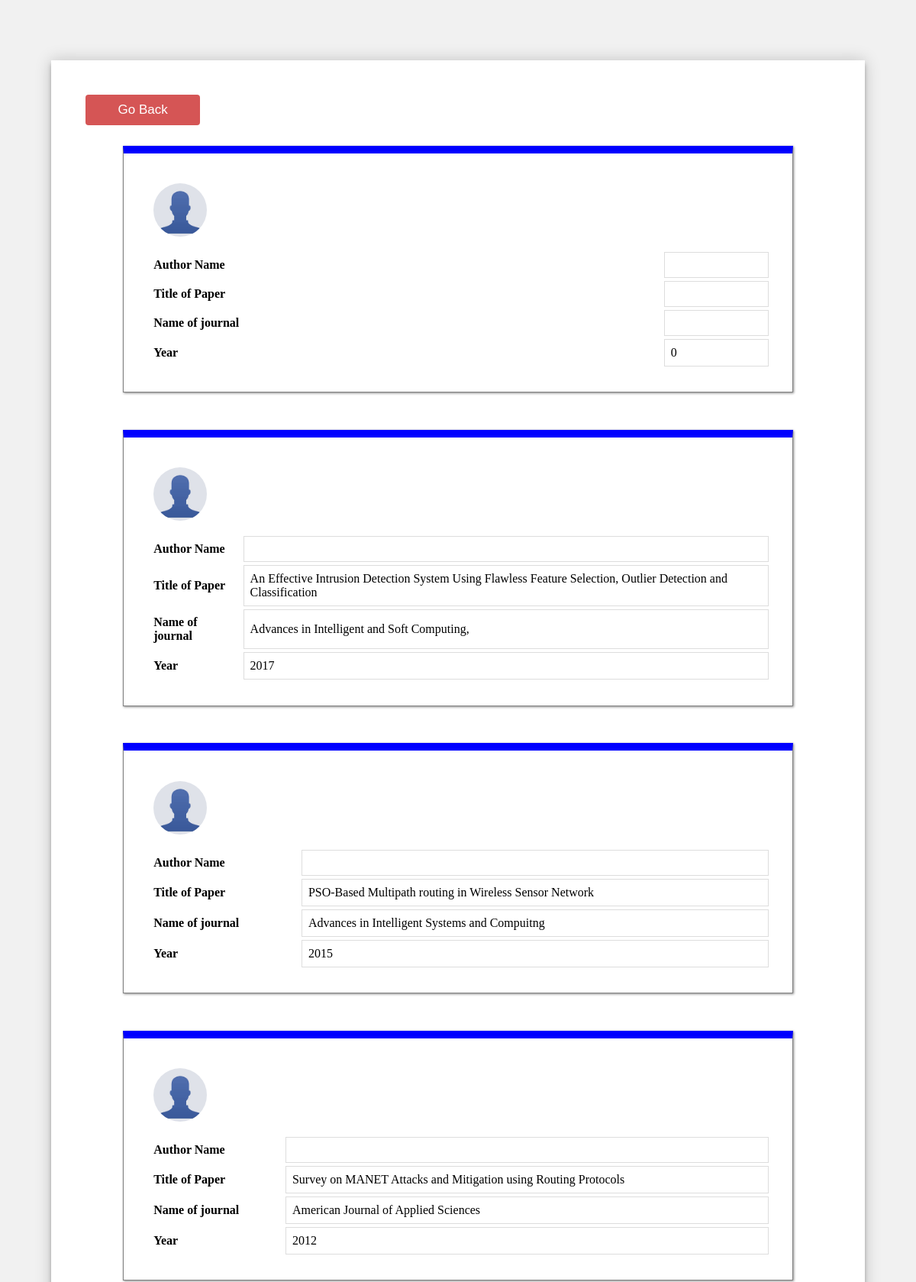
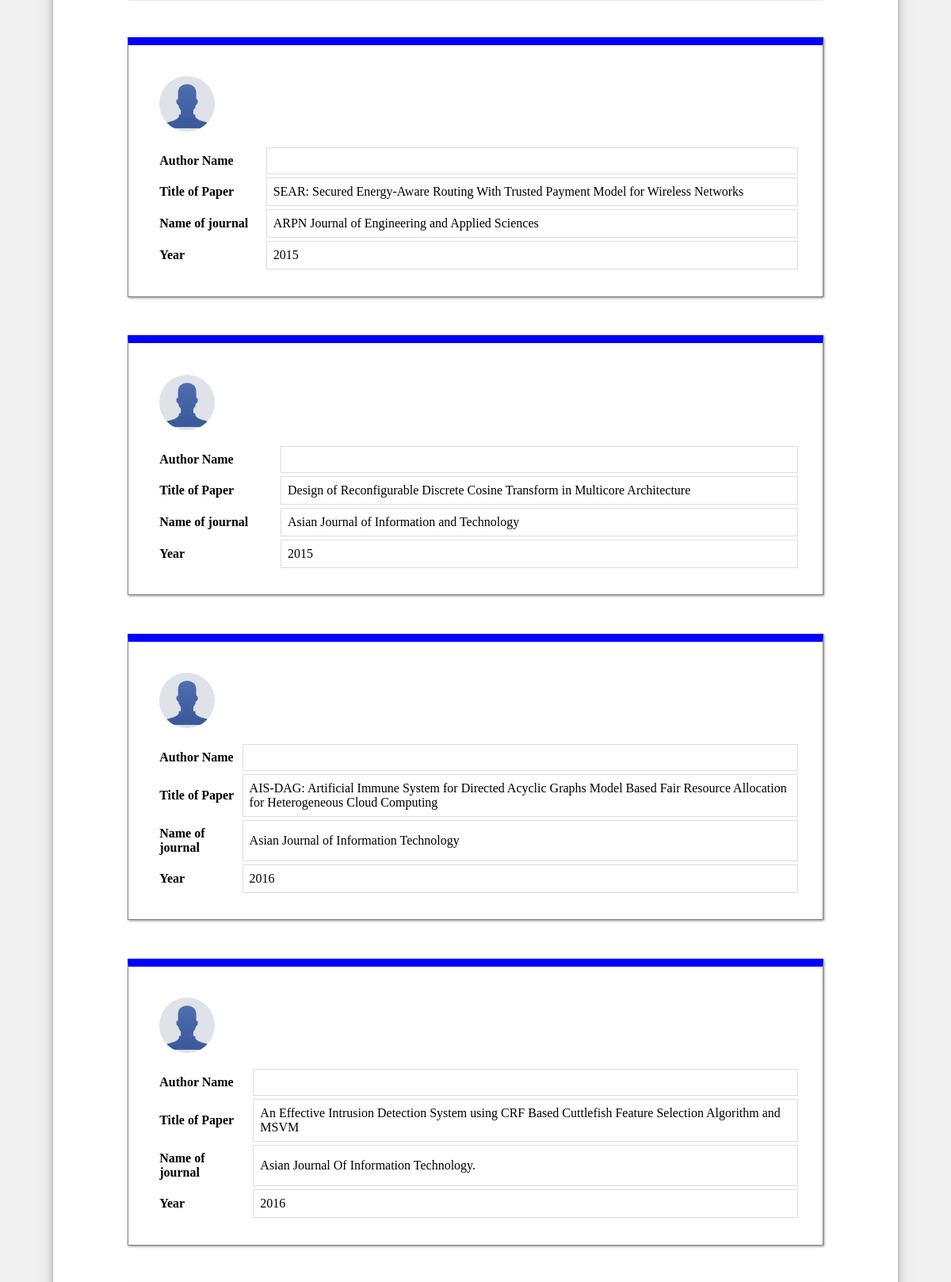
Screenshot of /publications_final/display2.php (upper part) with the database file from the repository (2 pictures, top to bottom).
### tables this page shows
CREATE TABLE `journal_details` (
  `nature` varchar(255) NOT NULL,
  `conference` varchar(255) NOT NULL,
  `precedence` varchar(255) NOT NULL,
  `name` varchar(255) NOT NULL,
  `title` varchar(255) NOT NULL,
  `journal` varchar(255) NOT NULL,
  `volume` int(10) NOT NULL,
  `issue` int(10) NOT NULL,
  `pfrom` int(10) NOT NULL,
  `pto` int(10) NOT NULL,
  `issn` int(10) NOT NULL,
  `month` int(10) NOT NULL,
  `year` int(10) NOT NULL,
  `ugc` int(10) NOT NULL,
  `sij` int(10) NOT NULL
);

### publications_final/display2.php (the view, shortened to what this page needs)
<!DOCTYPE html>
<html>
<head>
	 <link rel="stylesheet" href="css/style2.css">
<link rel="stylesheet" href="css/style5.css">
</head>
<body>
  <div class="login-page">
  <div class="form">
	<a href="staffwithyear.php"> <button type="button" name="submit" class="button" style="float:left;"><span>Go Back</span></button></a><br>
<?php
$name=$_POST["name"];
$tname=$_POST["year"];
if($tname==null)
{
		$sql="SELECT * FROM journal_details WHERE name='$name'";
}
else
{
	$sql="SELECT * FROM journal_details WHERE year='$tname' and name='$name'";
}
$db= mysqli_connect('localhost',"Adarsh","",'Publication');
$result=mysqli_query($db,$sql);
if(mysqli_num_rows($result)>0)
	{
		while($row=mysqli_fetch_array($result))
			{
				echo "<div id='mainbox'>
					<div class='card'>
  					<img src='images/profile_pic.jpg' alt='' />
  					";
						echo"<table>";
						echo "<th></th>";
						echo "<th></th>";
				echo "<br/>";
				echo "<tr>";
			echo"<td>Author Name</td>"; echo "<td>".$row['name']."</td>"; echo"<tr/>";
			echo "<tr>";echo"<td>Title of Paper</td>";echo "<td>".$row['title']."</td>";echo"<tr/>";
			echo "<tr>";echo"<td>Name of journal</td>";echo "<td>".$row['journal']."</td>"; echo"<tr/>";
			echo "<tr>";echo"<td>Year</td>";echo "<td>".$row['year']."</td>"; echo"<tr/>";
				echo "</table>";
						echo"</div>
						</div>";
			}
}
?>
</div>
</div>
</body>
</html>

### publications_final/css/style2.css (style rules this page uses)
.card { width: auto; border: 1px solid gray; box-shadow: 1px 1px 3px #888; border-top: 10px solid blue; min-height: 220px; padding: 3%; margin:5%; }
img { border-radius: 50%; width: 70px; margin: 10px; }
table { width: 100%; }
td { padding:8px; text-align: left; }
td:first-child { font-weight: bold; }
td:nth-child(even) { border-right: 1.2px solid #ddd; border-left: 1.2px solid #ddd; border-bottom: 1.2px solid #ddd; border-top: 1.2px solid #ddd; }
body { background: #f1f1f1; -webkit-font-smoothing: antialiased; -moz-osx-font-smoothing: grayscale; }
#mainbox { font-family: calibri; box-sizing: border-box; justify-content: center; }

### publications_final/css/style5.css (style rules this page uses)
.login-page { width:auto; padding: 8% 0 0; margin: auto; }
.form { position: relative; background: #FFFFFF; width:auto; margin-top:-2%; margin-left:5%; margin-right:5%; padding: 45px; text-align: justify; box-shadow: 0 0 20px 0 rgba(0, 0, 0, 0.2), 0 5px 5px 0 rgba(0, 0, 0, 0.24); }
body { text-align:right; background: #f1f1f1; -webkit-font-smoothing: antialiased; -moz-osx-font-smoothing: grayscale; }

### publications_final/display2.php (style rules this page uses)
.button { width:150px; border-radius: 4px; background-color:#d55555; border: none; color: #FFFFFF; text-align: center; font-size: 17px; padding: 10px; transition: all 0.5s; cursor: pointer; margin-left:0px; }
.button span { cursor: pointer; display: inline-block; position: relative; transition: 0.5s; }
.button span:after { content: '\00bb'; position: absolute; opacity: 0; top: 0; right: -15px; transition: 0.5s; }

### rows the page displays
journal_details: year "0"
journal_details: title "An Effective Intrusion Detection System Using Flawless Feature Selection, Outlier Detection and Classification", journal "Advances in Intelligent and Soft Computing,", year "2017"
journal_details: title "PSO-Based Multipath routing in Wireless Sensor Network", journal "Advances in Intelligent Systems and Compuitng", year "2015"
journal_details: title "Survey on MANET Attacks and Mitigation using Routing Protocols", journal "American Journal of Applied Sciences", year "2012"
journal_details: title "SEAR: Secured Energy-Aware Routing With Trusted Payment Model for Wireless Networks", journal "ARPN Journal of Engineering and Applied Sciences", year "2015"
journal_details: title "Design of Reconfigurable Discrete Cosine Transform in Multicore Architecture", journal "Asian Journal of Information and Technology", year "2015"
journal_details: title "AIS-DAG: Artificial Immune System for Directed Acyclic Graphs Model Based Fair Resource Allocation for Heterogeneous Cloud Computing", journal "Asian Journal of Information Technology", year "2016"
journal_details: title "An Effective Intrusion Detection System using CRF Based Cuttlefish Feature Selection Algorithm and MSVM", journal "Asian Journal Of Information Technology.", year "2016"
